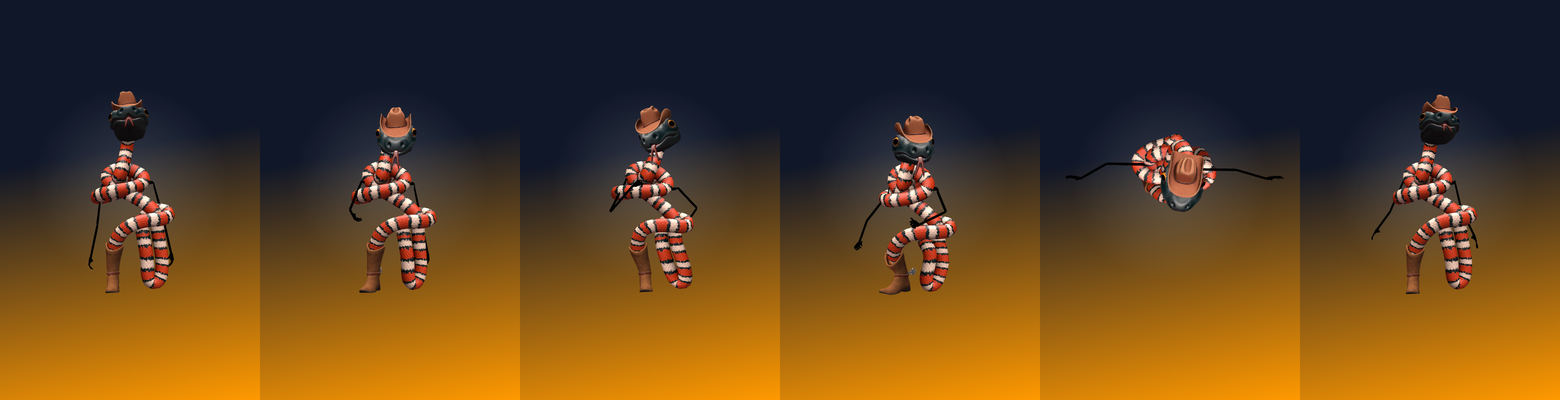

This figure's Python source:
"""Temporary: one screenshot per animation, side by side. Deleted after use."""

import asyncio

from PIL import Image
from playwright.async_api import async_playwright

POSES = [
    ("idle", 1.0),
    ("talking", 1.8),
    ("thinking", 2.0),
    ("dance", 4.0),
    ("fall-flat", 1.4),
    ("stand-up", 9.0),
]

POSE_JS = """
([name, t]) => {
  const c = window.monty.character;
  for (const a of c.actions.values()) a.stop();
  const action = c.actions.get(name);
  action.reset();
  action.play();
  action.time = t;
  c.mixer.update(0);
  c.vrm.update(0);
  c.renderer.render(c.scene, c.camera);
  return name;
}
"""


async def main() -> None:
    async with async_playwright() as pw:
        browser = await pw.chromium.launch(
            headless=True,
            channel="chrome",
            args=["--use-gl=angle", "--use-angle=swiftshader", "--enable-unsafe-swiftshader"],
        )
        page = await browser.new_page(viewport={"width": 520, "height": 800})
        await page.goto("http://127.0.0.1:8000", wait_until="domcontentloaded")
        await page.wait_for_function(
            "document.getElementById('gate-btn').disabled === false", timeout=180_000
        )
        # clear the chrome so we only see the character
        await page.evaluate(
            "() => { for (const id of ['gate','hud','composer','transcript','state','bubble'])"
            " document.getElementById(id).style.display = 'none'; }"
        )

        files = []
        for name, t in POSES:
            await page.evaluate(POSE_JS, [name, t])
            await asyncio.sleep(0.25)
            path = f"_pose-{name}.png"
            await page.screenshot(path=path)
            files.append((name, path))
            print("captured", name)

        await browser.close()

    sheet = Image.new("RGB", (520 * len(files), 800), (16, 23, 40))
    for i, (_, path) in enumerate(files):
        sheet.paste(Image.open(path).convert("RGB"), (520 * i, 0))
    sheet = sheet.resize((260 * len(files), 400), Image.LANCZOS)
    sheet.save("_poses.png")
    print("wrote _poses.png", sheet.size, [n for n, _ in files])


asyncio.run(main())
